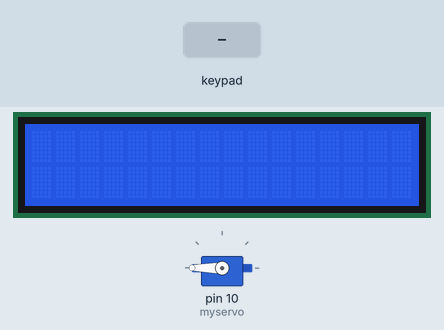
The sketch below on a simulated Arduino Uno, built with avr-gcc and run on an emulated ATmega328P. Parts: 16×2 character LCD, servo. The test bench sets the inputs (shaded band). What the sketch prints to the serial monitor is not drawn.

Above: at 1.2 s.
1.3 s: keypad keys 2 5 8 0 # pressed 0.4 s apart
At 3.5 s:
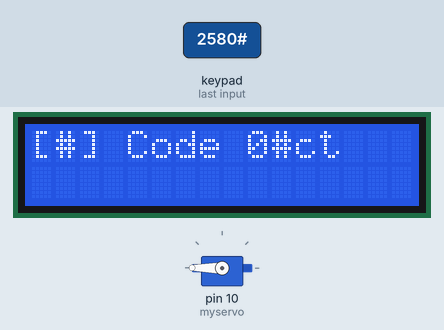
4.8 s: key 'A' pressed
At 5.1 s:
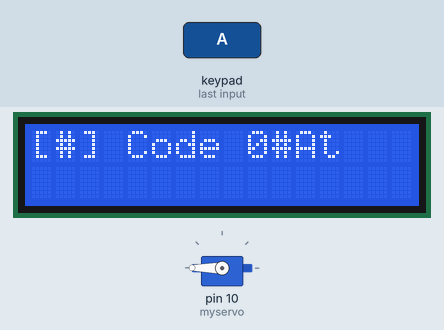
6.3 s: keypad keys 2 5 8 0 pressed 0.4 s apart
At 8.2 s:
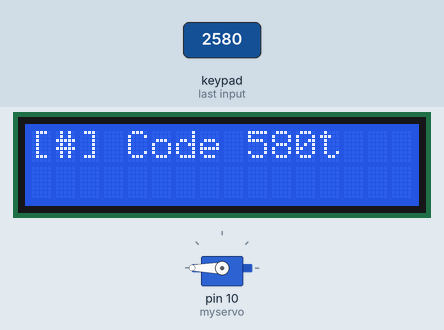
9.4 s: key '1' pressed
At 9.9 s:
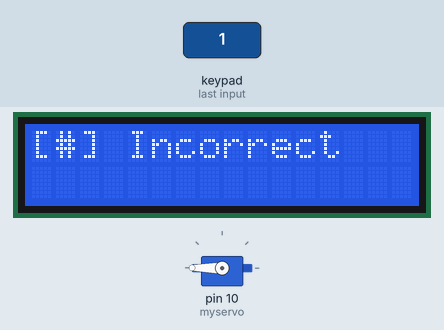
10.9 s: keypad keys 2 5 8 0 * pressed 0.4 s apart
At 13.2 s:
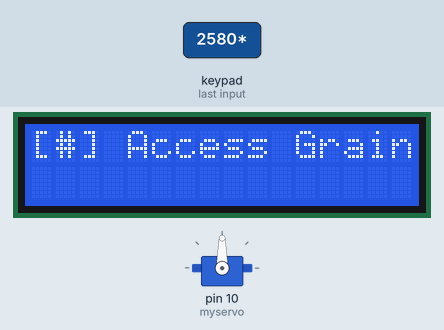
15.9 s: key 'B' pressed
At 17.2 s:
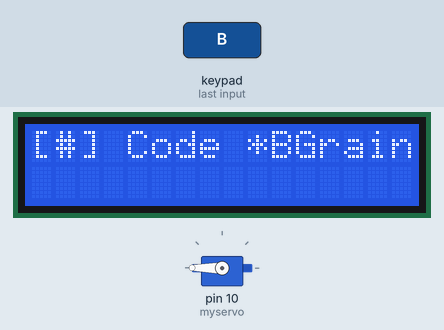
Timing chart, 0 to 18.4 s (numbered marks = the images above; inputs shaded):
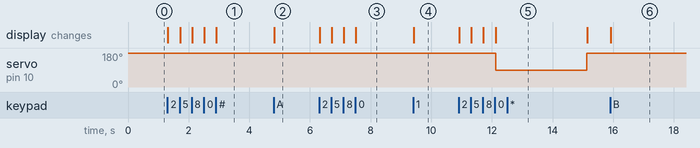

Measured:
- after the input at 1.3 s, the display: first changes at once (image 1 shows a later state)
- after the input at 4.8 s, the display: changes at once (image 2)
- after the input at 6.3 s, the display: first changes at once (image 3 shows a later state)
- after the input at 9.4 s, the display: changes at once (image 4)
- after the input at 10.9 s, servo on pin 10 (myservo): 180° → 90° after 1.2 s, → 180° 3.0 s later; the display: first changes at once (image 5 shows a later state)
- after the input at 15.9 s, the display: changes at once (image 6)

The sketch:

bruh.ino
```cpp
#include <Servo.h>

#include <LiquidCrystal_I2C.h>

#include <Key.h>
#include <Keypad.h>

LiquidCrystal_I2C lcd = LiquidCrystal_I2C(0x27, 16, 2);
Servo myservo;

String buildvalue = "";
int howmuch = 1;
const byte ROWS = 4; //four rows
const byte COLS = 4; //three columns
char keys[ROWS][COLS] = {
  {'1', '2', '3', 'A'},
  {'4', '5', '6', 'B'},
  {'7', '8', '9', 'C'},
  {'*', '0', '#', 'D'}
};

byte rowPins[ROWS] = {9, 8, 7, 6};
byte colPins[COLS] = {5, 4, 3, 2};
Keypad keypad = Keypad( makeKeymap(keys), rowPins, colPins, ROWS, COLS );

void setup() {
  Serial.begin(9600);
  lcd.init();
  lcd.backlight();
  myservo.attach(10); myservo.write(180);
}

void loop() {
  char key = keypad.getKey();
  lcd.setCursor(0,0);

  if (key != NO_KEY) {
    buildvalue += String(key);
    howmuch++;
    if (howmuch >= 4) {
        if (String(buildvalue) == "2580") {
            lcd.print(String("[#] Access Grained"));
            Serial.println("(*) Access Grained!");
            myservo.write(90);
            delay(3000);
            myservo.write(180);
        } else {
            lcd.print(String("[#] Incorrect"));
            Serial.println("(*) Incorrect <3");
            myservo.write(180);
        }
        howmuch = 0;
        buildvalue = "";
    } else {
        lcd.print(String(""));
        lcd.print(String("[#] Code " + buildvalue));
        Serial.println(String("[#] Passcode " + buildvalue));
    }
  }
}
```
